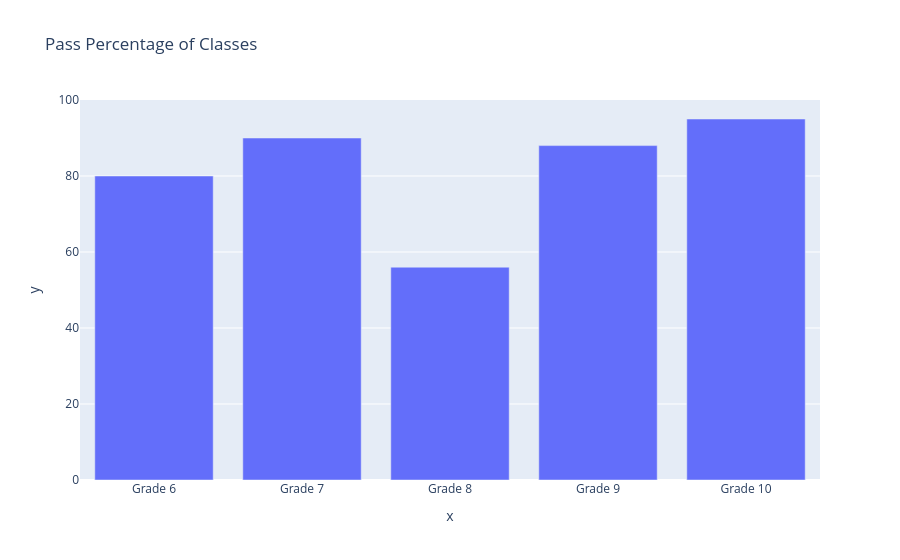

Notebook cell for this chart:
### Markdown cell above
**In plotly express we set the axis values and the title within the same function call `px.<graphtype>(x=<xaxis value source>,y=<y-axis value source>,title=<appropriate title as a string>)`.In the below code we use `px.bar( x=grade_array, y=score_array, title='Pass Percentage of Classes')`.**

### Code cell
# Use plotly express bar chart function px.bar.Provide input data, x and y axis variable, and title of the chart.
# This will give average pass percentage per class
fig = px.bar( x=grade_array, y=score_array, title='Pass Percentage of Classes') 
fig.show()

### Figure 1 — Plotly figure (JSON) as saved in the notebook; plotly's stock layout.template omitted (floating-point values rounded to 4 significant figures)
{"data": [{"alignmentgroup": "True", "hovertemplate": "x=%{x}<br>y=%{y}<extra></extra>", "legendgroup": "", "marker": {"color": "#636efa", "pattern": {"shape": ""}}, "name": "", "offsetgroup": "", "orientation": "v", "showlegend": false, "textposition": "auto", "type": "bar", "x": ["Grade 6", "Grade 7", "Grade 8", "Grade 9", "Grade 10"], "xaxis": "x", "y": [80, 90, 56, 88, 95], "yaxis": "y"}], "layout": {"barmode": "relative", "legend": {"tracegroupgap": 0}, "title": {"text": "Pass Percentage of Classes"}, "xaxis": {"anchor": "y", "domain": [0.0, 1.0], "title": {"text": "x"}}, "yaxis": {"anchor": "x", "domain": [0.0, 1.0], "title": {"text": "y"}}}}
